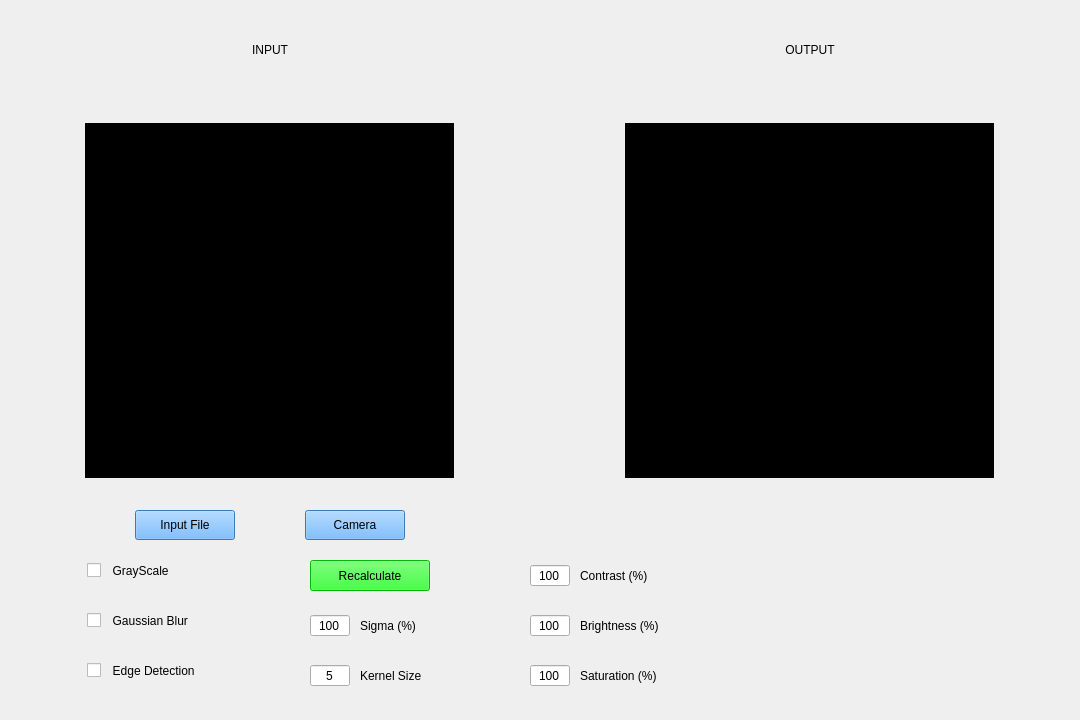
<?xml version="1.0" encoding="UTF-8"?>
<ui version="4.0">
 <class>Fotosop_13521015</class>
 <widget class="QWidget" name="Fotosop_13521015">
  <property name="geometry">
   <rect>
    <x>0</x>
    <y>0</y>
    <width>1080</width>
    <height>720</height>
   </rect>
  </property>
  <property name="minimumSize">
   <size>
    <width>1080</width>
    <height>720</height>
   </size>
  </property>
  <property name="maximumSize">
   <size>
    <width>1080</width>
    <height>720</height>
   </size>
  </property>
  <property name="windowTitle">
   <string>Form</string>
  </property>
  <widget class="QLabel" name="IMAGE_BACKGROUND">
   <property name="geometry">
    <rect>
     <x>0</x>
     <y>0</y>
     <width>1080</width>
     <height>720</height>
    </rect>
   </property>
   <property name="minimumSize">
    <size>
     <width>1080</width>
     <height>720</height>
    </size>
   </property>
   <property name="maximumSize">
    <size>
     <width>1080</width>
     <height>720</height>
    </size>
   </property>
   <property name="styleSheet">
    <string notr="true">border-image: url(:/DaGUI/daBack.jpg);</string>
   </property>
   <property name="text">
    <string/>
   </property>
  </widget>
  <widget class="QLabel" name="IMAGE_INPUT">
   <property name="geometry">
    <rect>
     <x>85</x>
     <y>123</y>
     <width>369</width>
     <height>355</height>
    </rect>
   </property>
   <property name="minimumSize">
    <size>
     <width>369</width>
     <height>355</height>
    </size>
   </property>
   <property name="maximumSize">
    <size>
     <width>369</width>
     <height>355</height>
    </size>
   </property>
   <property name="styleSheet">
    <string notr="true">background-color: rgb(0, 0, 0);</string>
   </property>
   <property name="text">
    <string/>
   </property>
  </widget>
  <widget class="QLabel" name="IMAGE_OUTPUT">
   <property name="geometry">
    <rect>
     <x>625</x>
     <y>123</y>
     <width>369</width>
     <height>355</height>
    </rect>
   </property>
   <property name="minimumSize">
    <size>
     <width>369</width>
     <height>355</height>
    </size>
   </property>
   <property name="maximumSize">
    <size>
     <width>369</width>
     <height>355</height>
    </size>
   </property>
   <property name="styleSheet">
    <string notr="true">background-color: rgb(0, 0, 0);</string>
   </property>
   <property name="text">
    <string/>
   </property>
  </widget>
  <widget class="QLabel" name="TEXT_INPUT">
   <property name="geometry">
    <rect>
     <x>70</x>
     <y>0</y>
     <width>400</width>
     <height>100</height>
    </rect>
   </property>
   <property name="minimumSize">
    <size>
     <width>400</width>
     <height>100</height>
    </size>
   </property>
   <property name="maximumSize">
    <size>
     <width>400</width>
     <height>100</height>
    </size>
   </property>
   <property name="styleSheet">
    <string notr="true">font: 700 40pt &quot;Comic Sans MS&quot;;</string>
   </property>
   <property name="text">
    <string>INPUT</string>
   </property>
   <property name="alignment">
    <set>Qt::AlignCenter</set>
   </property>
  </widget>
  <widget class="QLabel" name="TEXT_OUTPUT">
   <property name="geometry">
    <rect>
     <x>610</x>
     <y>0</y>
     <width>400</width>
     <height>100</height>
    </rect>
   </property>
   <property name="minimumSize">
    <size>
     <width>400</width>
     <height>100</height>
    </size>
   </property>
   <property name="maximumSize">
    <size>
     <width>400</width>
     <height>100</height>
    </size>
   </property>
   <property name="styleSheet">
    <string notr="true">font: 700 40pt &quot;Comic Sans MS&quot;;</string>
   </property>
   <property name="text">
    <string>OUTPUT</string>
   </property>
   <property name="alignment">
    <set>Qt::AlignCenter</set>
   </property>
  </widget>
  <widget class="QLabel" name="IMAGE_BORDER_INPUT">
   <property name="geometry">
    <rect>
     <x>70</x>
     <y>100</y>
     <width>400</width>
     <height>400</height>
    </rect>
   </property>
   <property name="minimumSize">
    <size>
     <width>400</width>
     <height>400</height>
    </size>
   </property>
   <property name="maximumSize">
    <size>
     <width>400</width>
     <height>400</height>
    </size>
   </property>
   <property name="styleSheet">
    <string notr="true">border-image: url(:/DaGUI/IMG_BORDER.png);</string>
   </property>
   <property name="text">
    <string/>
   </property>
  </widget>
  <widget class="QLabel" name="IMAGE_BORDER_INPUT_2">
   <property name="geometry">
    <rect>
     <x>610</x>
     <y>100</y>
     <width>400</width>
     <height>400</height>
    </rect>
   </property>
   <property name="minimumSize">
    <size>
     <width>400</width>
     <height>400</height>
    </size>
   </property>
   <property name="maximumSize">
    <size>
     <width>400</width>
     <height>400</height>
    </size>
   </property>
   <property name="styleSheet">
    <string notr="true">border-image: url(:/DaGUI/IMG_BORDER.png);</string>
   </property>
   <property name="text">
    <string/>
   </property>
  </widget>
  <widget class="QPushButton" name="BUTTON_CAMERA">
   <property name="geometry">
    <rect>
     <x>305</x>
     <y>510</y>
     <width>100</width>
     <height>30</height>
    </rect>
   </property>
   <property name="minimumSize">
    <size>
     <width>100</width>
     <height>30</height>
    </size>
   </property>
   <property name="maximumSize">
    <size>
     <width>100</width>
     <height>30</height>
    </size>
   </property>
   <property name="styleSheet">
    <string notr="true">font: 700 12pt &quot;Comic Sans MS&quot;;
background-color: rgb(85, 170, 255);</string>
   </property>
   <property name="text">
    <string>Camera</string>
   </property>
  </widget>
  <widget class="QPushButton" name="BUTTON_INPUT">
   <property name="geometry">
    <rect>
     <x>135</x>
     <y>510</y>
     <width>100</width>
     <height>30</height>
    </rect>
   </property>
   <property name="minimumSize">
    <size>
     <width>100</width>
     <height>30</height>
    </size>
   </property>
   <property name="maximumSize">
    <size>
     <width>100</width>
     <height>30</height>
    </size>
   </property>
   <property name="mouseTracking">
    <bool>false</bool>
   </property>
   <property name="autoFillBackground">
    <bool>false</bool>
   </property>
   <property name="styleSheet">
    <string notr="true">font: 700 12pt &quot;Comic Sans MS&quot;;
background-color: rgb(85, 170, 255);</string>
   </property>
   <property name="text">
    <string>Input File</string>
   </property>
  </widget>
  <widget class="QCheckBox" name="CHECK_GRAYSCALE">
   <property name="geometry">
    <rect>
     <x>87</x>
     <y>555</y>
     <width>200</width>
     <height>31</height>
    </rect>
   </property>
   <property name="minimumSize">
    <size>
     <width>200</width>
     <height>31</height>
    </size>
   </property>
   <property name="maximumSize">
    <size>
     <width>200</width>
     <height>31</height>
    </size>
   </property>
   <property name="styleSheet">
    <string notr="true">font: 700 12pt &quot;Comic Sans MS&quot;;</string>
   </property>
   <property name="text">
    <string>  GrayScale</string>
   </property>
  </widget>
  <widget class="QLabel" name="TEXT_CONTRAST">
   <property name="geometry">
    <rect>
     <x>580</x>
     <y>560</y>
     <width>200</width>
     <height>31</height>
    </rect>
   </property>
   <property name="minimumSize">
    <size>
     <width>200</width>
     <height>31</height>
    </size>
   </property>
   <property name="maximumSize">
    <size>
     <width>200</width>
     <height>31</height>
    </size>
   </property>
   <property name="sizeIncrement">
    <size>
     <width>0</width>
     <height>0</height>
    </size>
   </property>
   <property name="styleSheet">
    <string notr="true">font: 700 12pt &quot;Comic Sans MS&quot;;</string>
   </property>
   <property name="text">
    <string>Contrast (%)</string>
   </property>
  </widget>
  <widget class="QLabel" name="TEXT_SATURATION">
   <property name="geometry">
    <rect>
     <x>580</x>
     <y>660</y>
     <width>200</width>
     <height>31</height>
    </rect>
   </property>
   <property name="minimumSize">
    <size>
     <width>200</width>
     <height>31</height>
    </size>
   </property>
   <property name="maximumSize">
    <size>
     <width>200</width>
     <height>31</height>
    </size>
   </property>
   <property name="styleSheet">
    <string notr="true">font: 700 12pt &quot;Comic Sans MS&quot;;</string>
   </property>
   <property name="text">
    <string>Saturation (%)</string>
   </property>
  </widget>
  <widget class="QLineEdit" name="lineEdit">
   <property name="geometry">
    <rect>
     <x>530</x>
     <y>565</y>
     <width>40</width>
     <height>21</height>
    </rect>
   </property>
   <property name="styleSheet">
    <string notr="true">font: 700 10pt &quot;Comic Sans MS&quot;;</string>
   </property>
   <property name="text">
    <string>100</string>
   </property>
   <property name="alignment">
    <set>Qt::AlignCenter</set>
   </property>
  </widget>
  <widget class="QLineEdit" name="lineEdit_2">
   <property name="geometry">
    <rect>
     <x>530</x>
     <y>665</y>
     <width>40</width>
     <height>21</height>
    </rect>
   </property>
   <property name="styleSheet">
    <string notr="true">font: 700 10pt &quot;Comic Sans MS&quot;;</string>
   </property>
   <property name="text">
    <string>100</string>
   </property>
   <property name="alignment">
    <set>Qt::AlignCenter</set>
   </property>
  </widget>
  <widget class="QLabel" name="IMAGE_INPUT_CAMERA">
   <property name="geometry">
    <rect>
     <x>85</x>
     <y>123</y>
     <width>369</width>
     <height>355</height>
    </rect>
   </property>
   <property name="minimumSize">
    <size>
     <width>369</width>
     <height>355</height>
    </size>
   </property>
   <property name="maximumSize">
    <size>
     <width>369</width>
     <height>355</height>
    </size>
   </property>
   <property name="styleSheet">
    <string notr="true">background-color: rgb(170, 0, 0);</string>
   </property>
   <property name="text">
    <string/>
   </property>
  </widget>
  <widget class="QLabel" name="IMAGE_OUTPUT_CAMERA">
   <property name="geometry">
    <rect>
     <x>625</x>
     <y>123</y>
     <width>369</width>
     <height>355</height>
    </rect>
   </property>
   <property name="minimumSize">
    <size>
     <width>369</width>
     <height>355</height>
    </size>
   </property>
   <property name="maximumSize">
    <size>
     <width>369</width>
     <height>355</height>
    </size>
   </property>
   <property name="styleSheet">
    <string notr="true">background-color: rgb(255, 0, 0);</string>
   </property>
   <property name="text">
    <string/>
   </property>
  </widget>
  <widget class="QLineEdit" name="lineEdit_3">
   <property name="geometry">
    <rect>
     <x>310</x>
     <y>665</y>
     <width>40</width>
     <height>21</height>
    </rect>
   </property>
   <property name="styleSheet">
    <string notr="true">font: 700 10pt &quot;Comic Sans MS&quot;;</string>
   </property>
   <property name="text">
    <string>5</string>
   </property>
   <property name="alignment">
    <set>Qt::AlignCenter</set>
   </property>
  </widget>
  <widget class="QLabel" name="TEXT_KERNEL_SIZE">
   <property name="geometry">
    <rect>
     <x>360</x>
     <y>660</y>
     <width>200</width>
     <height>31</height>
    </rect>
   </property>
   <property name="minimumSize">
    <size>
     <width>200</width>
     <height>31</height>
    </size>
   </property>
   <property name="maximumSize">
    <size>
     <width>200</width>
     <height>31</height>
    </size>
   </property>
   <property name="sizeIncrement">
    <size>
     <width>0</width>
     <height>0</height>
    </size>
   </property>
   <property name="styleSheet">
    <string notr="true">font: 700 12pt &quot;Comic Sans MS&quot;;</string>
   </property>
   <property name="text">
    <string>Kernel Size</string>
   </property>
  </widget>
  <widget class="QCheckBox" name="CHECK_BLUR">
   <property name="geometry">
    <rect>
     <x>87</x>
     <y>605</y>
     <width>200</width>
     <height>31</height>
    </rect>
   </property>
   <property name="minimumSize">
    <size>
     <width>200</width>
     <height>31</height>
    </size>
   </property>
   <property name="maximumSize">
    <size>
     <width>200</width>
     <height>31</height>
    </size>
   </property>
   <property name="styleSheet">
    <string notr="true">font: 700 12pt &quot;Comic Sans MS&quot;;</string>
   </property>
   <property name="text">
    <string>  Gaussian Blur</string>
   </property>
  </widget>
  <widget class="QLineEdit" name="lineEdit_4">
   <property name="geometry">
    <rect>
     <x>310</x>
     <y>615</y>
     <width>40</width>
     <height>21</height>
    </rect>
   </property>
   <property name="styleSheet">
    <string notr="true">font: 700 10pt &quot;Comic Sans MS&quot;;</string>
   </property>
   <property name="text">
    <string>100</string>
   </property>
   <property name="alignment">
    <set>Qt::AlignCenter</set>
   </property>
  </widget>
  <widget class="QLabel" name="TEXT_SIGMA">
   <property name="geometry">
    <rect>
     <x>360</x>
     <y>610</y>
     <width>200</width>
     <height>31</height>
    </rect>
   </property>
   <property name="minimumSize">
    <size>
     <width>200</width>
     <height>31</height>
    </size>
   </property>
   <property name="maximumSize">
    <size>
     <width>200</width>
     <height>31</height>
    </size>
   </property>
   <property name="sizeIncrement">
    <size>
     <width>0</width>
     <height>0</height>
    </size>
   </property>
   <property name="styleSheet">
    <string notr="true">font: 700 12pt &quot;Comic Sans MS&quot;;</string>
   </property>
   <property name="text">
    <string>Sigma (%)</string>
   </property>
  </widget>
  <widget class="QCheckBox" name="CHECK_EDGE">
   <property name="geometry">
    <rect>
     <x>87</x>
     <y>655</y>
     <width>200</width>
     <height>31</height>
    </rect>
   </property>
   <property name="minimumSize">
    <size>
     <width>200</width>
     <height>31</height>
    </size>
   </property>
   <property name="maximumSize">
    <size>
     <width>200</width>
     <height>31</height>
    </size>
   </property>
   <property name="styleSheet">
    <string notr="true">font: 700 12pt &quot;Comic Sans MS&quot;;</string>
   </property>
   <property name="text">
    <string>  Edge Detection</string>
   </property>
  </widget>
  <widget class="QLineEdit" name="lineEdit_5">
   <property name="geometry">
    <rect>
     <x>530</x>
     <y>615</y>
     <width>40</width>
     <height>21</height>
    </rect>
   </property>
   <property name="styleSheet">
    <string notr="true">font: 700 10pt &quot;Comic Sans MS&quot;;</string>
   </property>
   <property name="text">
    <string>100</string>
   </property>
   <property name="alignment">
    <set>Qt::AlignCenter</set>
   </property>
  </widget>
  <widget class="QLabel" name="TEXT_BRIGHTNESS">
   <property name="geometry">
    <rect>
     <x>580</x>
     <y>610</y>
     <width>200</width>
     <height>31</height>
    </rect>
   </property>
   <property name="minimumSize">
    <size>
     <width>200</width>
     <height>31</height>
    </size>
   </property>
   <property name="maximumSize">
    <size>
     <width>200</width>
     <height>31</height>
    </size>
   </property>
   <property name="sizeIncrement">
    <size>
     <width>0</width>
     <height>0</height>
    </size>
   </property>
   <property name="styleSheet">
    <string notr="true">font: 700 12pt &quot;Comic Sans MS&quot;;</string>
   </property>
   <property name="text">
    <string>Brightness (%)</string>
   </property>
  </widget>
  <widget class="QPushButton" name="BUTTON_RECALCULATE">
   <property name="geometry">
    <rect>
     <x>310</x>
     <y>560</y>
     <width>120</width>
     <height>31</height>
    </rect>
   </property>
   <property name="minimumSize">
    <size>
     <width>120</width>
     <height>31</height>
    </size>
   </property>
   <property name="maximumSize">
    <size>
     <width>120</width>
     <height>31</height>
    </size>
   </property>
   <property name="styleSheet">
    <string notr="true">font: 700 12pt &quot;Comic Sans MS&quot;;
background-color: rgb(0, 255, 0);</string>
   </property>
   <property name="text">
    <string>Recalculate</string>
   </property>
  </widget>
  <zorder>IMAGE_BACKGROUND</zorder>
  <zorder>IMAGE_OUTPUT_CAMERA</zorder>
  <zorder>IMAGE_INPUT_CAMERA</zorder>
  <zorder>IMAGE_INPUT</zorder>
  <zorder>IMAGE_OUTPUT</zorder>
  <zorder>TEXT_INPUT</zorder>
  <zorder>TEXT_OUTPUT</zorder>
  <zorder>IMAGE_BORDER_INPUT</zorder>
  <zorder>IMAGE_BORDER_INPUT_2</zorder>
  <zorder>BUTTON_CAMERA</zorder>
  <zorder>BUTTON_INPUT</zorder>
  <zorder>CHECK_GRAYSCALE</zorder>
  <zorder>TEXT_CONTRAST</zorder>
  <zorder>TEXT_SATURATION</zorder>
  <zorder>lineEdit</zorder>
  <zorder>lineEdit_2</zorder>
  <zorder>lineEdit_3</zorder>
  <zorder>TEXT_KERNEL_SIZE</zorder>
  <zorder>CHECK_BLUR</zorder>
  <zorder>lineEdit_4</zorder>
  <zorder>TEXT_SIGMA</zorder>
  <zorder>CHECK_EDGE</zorder>
  <zorder>lineEdit_5</zorder>
  <zorder>TEXT_BRIGHTNESS</zorder>
  <zorder>BUTTON_RECALCULATE</zorder>
 </widget>
 <resources>
  <include location="../img/GUI.qrc"/>
 </resources>
 <connections/>
</ui>
